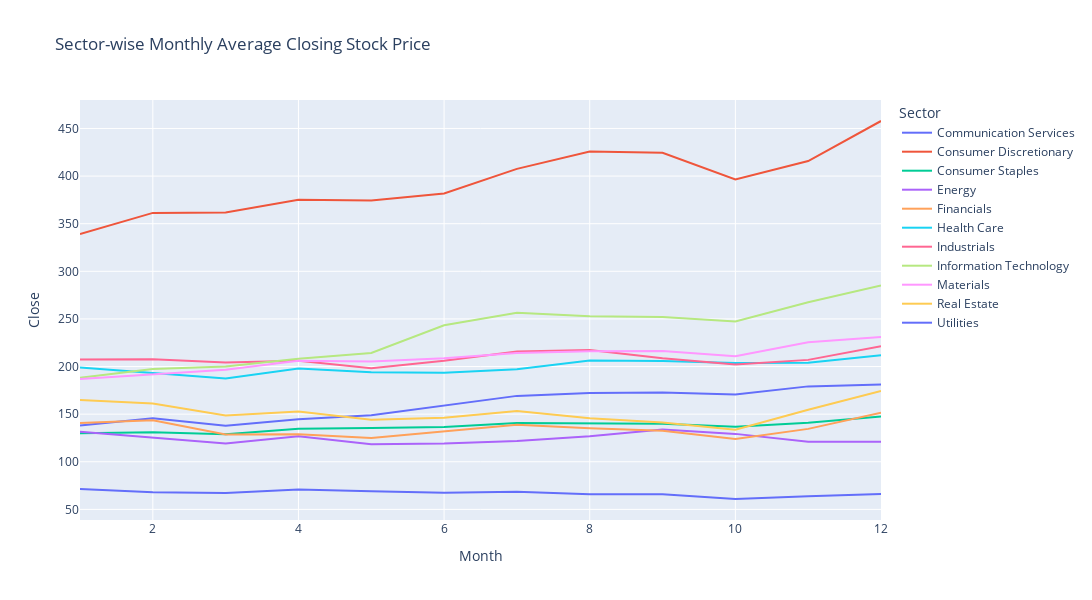

Notebook source saved alongside this figure:
### Code cell
hist_mnth_ave = stk_hist_all.groupby(['Sector','Month'])['Close'].agg('mean').reset_index()
# plot the monthly average closing price of all stocks 
fig = px.line(hist_mnth_ave, x = 'Month', y = 'Close', title='Sector-wise Monthly Average Closing Stock Price' , color='Sector', width=1100, height=600)
fig.show()

### Figure 1 — Plotly figure (JSON) as saved in the notebook; plotly's stock layout.template omitted (floating-point values rounded to 4 significant figures)
{"data": [{"hovertemplate": "Sector=Communication Services<br>Month=%{x}<br>Close=%{y}<extra></extra>", "legendgroup": "Communication Services", "line": {"color": "#636efa", "dash": "solid"}, "marker": {"symbol": "circle"}, "mode": "lines", "name": "Communication Services", "orientation": "v", "showlegend": true, "type": "scatter", "x": [1, 2, 3, 4, 5, 6, 7, 8, 9, 10, 11, 12], "xaxis": "x", "y": [138.1, 145.7, 137.9, 144.6, 148.9, 159.4, 169.2, 172.3, 172.7, 170.6, 179.2, 181.2], "yaxis": "y"}, {"hovertemplate": "Sector=Consumer Discretionary<br>Month=%{x}<br>Close=%{y}<extra></extra>", "legendgroup": "Consumer Discretionary", "line": {"color": "#EF553B", "dash": "solid"}, "marker": {"symbol": "circle"}, "mode": "lines", "name": "Consumer Discretionary", "orientation": "v", "showlegend": true, "type": "scatter", "x": [1, 2, 3, 4, 5, 6, 7, 8, 9, 10, 11, 12], "xaxis": "x", "y": [339.2, 361.3, 361.8, 375.0, 374.4, 381.8, 407.6, 425.8, 424.5, 396.3, 415.8, 457.8], "yaxis": "y"}, {"hovertemplate": "Sector=Consumer Staples<br>Month=%{x}<br>Close=%{y}<extra></extra>", "legendgroup": "Consumer Staples", "line": {"color": "#00cc96", "dash": "solid"}, "marker": {"symbol": "circle"}, "mode": "lines", "name": "Consumer Staples", "orientation": "v", "showlegend": true, "type": "scatter", "x": [1, 2, 3, 4, 5, 6, 7, 8, 9, 10, 11, 12], "xaxis": "x", "y": [129.9, 130.9, 128.9, 134.7, 135.6, 136.4, 140.8, 140.2, 139.8, 136.7, 141.1, 147.6], "yaxis": "y"}, {"hovertemplate": "Sector=Energy<br>Month=%{x}<br>Close=%{y}<extra></extra>", "legendgroup": "Energy", "line": {"color": "#ab63fa", "dash": "solid"}, "marker": {"symbol": "circle"}, "mode": "lines", "name": "Energy", "orientation": "v", "showlegend": true, "type": "scatter", "x": [1, 2, 3, 4, 5, 6, 7, 8, 9, 10, 11, 12], "xaxis": "x", "y": [131.4, 125.6, 119.1, 126.7, 118.5, 119.1, 121.7, 126.7, 133.8, 129.3, 121.1, 121.0], "yaxis": "y"}, {"hovertemplate": "Sector=Financials<br>Month=%{x}<br>Close=%{y}<extra></extra>", "legendgroup": "Financials", "line": {"color": "#FFA15A", "dash": "solid"}, "marker": {"symbol": "circle"}, "mode": "lines", "name": "Financials", "orientation": "v", "showlegend": true, "type": "scatter", "x": [1, 2, 3, 4, 5, 6, 7, 8, 9, 10, 11, 12], "xaxis": "x", "y": [140.8, 143.5, 128.7, 129.0, 125.0, 132.0, 138.9, 135.1, 132.5, 123.9, 134.5, 151.5], "yaxis": "y"}, {"hovertemplate": "Sector=Health Care<br>Month=%{x}<br>Close=%{y}<extra></extra>", "legendgroup": "Health Care", "line": {"color": "#19d3f3", "dash": "solid"}, "marker": {"symbol": "circle"}, "mode": "lines", "name": "Health Care", "orientation": "v", "showlegend": true, "type": "scatter", "x": [1, 2, 3, 4, 5, 6, 7, 8, 9, 10, 11, 12], "xaxis": "x", "y": [199.1, 193.2, 187.4, 197.9, 193.9, 193.6, 197.2, 206.3, 205.8, 203.6, 204.1, 211.9], "yaxis": "y"}, {"hovertemplate": "Sector=Industrials<br>Month=%{x}<br>Close=%{y}<extra></extra>", "legendgroup": "Industrials", "line": {"color": "#FF6692", "dash": "solid"}, "marker": {"symbol": "circle"}, "mode": "lines", "name": "Industrials", "orientation": "v", "showlegend": true, "type": "scatter", "x": [1, 2, 3, 4, 5, 6, 7, 8, 9, 10, 11, 12], "xaxis": "x", "y": [207.4, 207.6, 204.1, 206.1, 198.3, 206.0, 215.8, 217.4, 208.8, 202.2, 207.0, 221.4], "yaxis": "y"}, {"hovertemplate": "Sector=Information Technology<br>Month=%{x}<br>Close=%{y}<extra></extra>", "legendgroup": "Information Technology", "line": {"color": "#B6E880", "dash": "solid"}, "marker": {"symbol": "circle"}, "mode": "lines", "name": "Information Technology", "orientation": "v", "showlegend": true, "type": "scatter", "x": [1, 2, 3, 4, 5, 6, 7, 8, 9, 10, 11, 12], "xaxis": "x", "y": [188.3, 197.4, 200.0, 208.1, 214.3, 243.4, 256.5, 252.8, 252.0, 247.4, 267.5, 285.0], "yaxis": "y"}, {"hovertemplate": "Sector=Materials<br>Month=%{x}<br>Close=%{y}<extra></extra>", "legendgroup": "Materials", "line": {"color": "#FF97FF", "dash": "solid"}, "marker": {"symbol": "circle"}, "mode": "lines", "name": "Materials", "orientation": "v", "showlegend": true, "type": "scatter", "x": [1, 2, 3, 4, 5, 6, 7, 8, 9, 10, 11, 12], "xaxis": "x", "y": [187.0, 192.0, 196.7, 206.0, 205.2, 208.8, 214.2, 216.0, 216.3, 210.7, 225.5, 231.0], "yaxis": "y"}, {"hovertemplate": "Sector=Real Estate<br>Month=%{x}<br>Close=%{y}<extra></extra>", "legendgroup": "Real Estate", "line": {"color": "#FECB52", "dash": "solid"}, "marker": {"symbol": "circle"}, "mode": "lines", "name": "Real Estate", "orientation": "v", "showlegend": true, "type": "scatter", "x": [1, 2, 3, 4, 5, 6, 7, 8, 9, 10, 11, 12], "xaxis": "x", "y": [164.9, 161.3, 148.6, 152.7, 144.0, 146.3, 153.2, 145.8, 141.3, 133.6, 154.6, 174.3], "yaxis": "y"}, {"hovertemplate": "Sector=Utilities<br>Month=%{x}<br>Close=%{y}<extra></extra>", "legendgroup": "Utilities", "line": {"color": "#636efa", "dash": "solid"}, "marker": {"symbol": "circle"}, "mode": "lines", "name": "Utilities", "orientation": "v", "showlegend": true, "type": "scatter", "x": [1, 2, 3, 4, 5, 6, 7, 8, 9, 10, 11, 12], "xaxis": "x", "y": [71.53, 67.92, 67.32, 70.87, 69.13, 67.55, 68.49, 66.0, 65.87, 60.9, 63.67, 66.03], "yaxis": "y"}], "layout": {"height": 600, "legend": {"title": {"text": "Sector"}, "tracegroupgap": 0}, "title": {"text": "Sector-wise Monthly Average Closing Stock Price"}, "width": 1100, "xaxis": {"anchor": "y", "autorange": true, "domain": [0, 1], "range": [1, 12], "title": {"text": "Month"}, "type": "linear"}, "yaxis": {"anchor": "x", "autorange": true, "domain": [0, 1], "range": [38.85, 479.9], "title": {"text": "Close"}, "type": "linear"}}}
